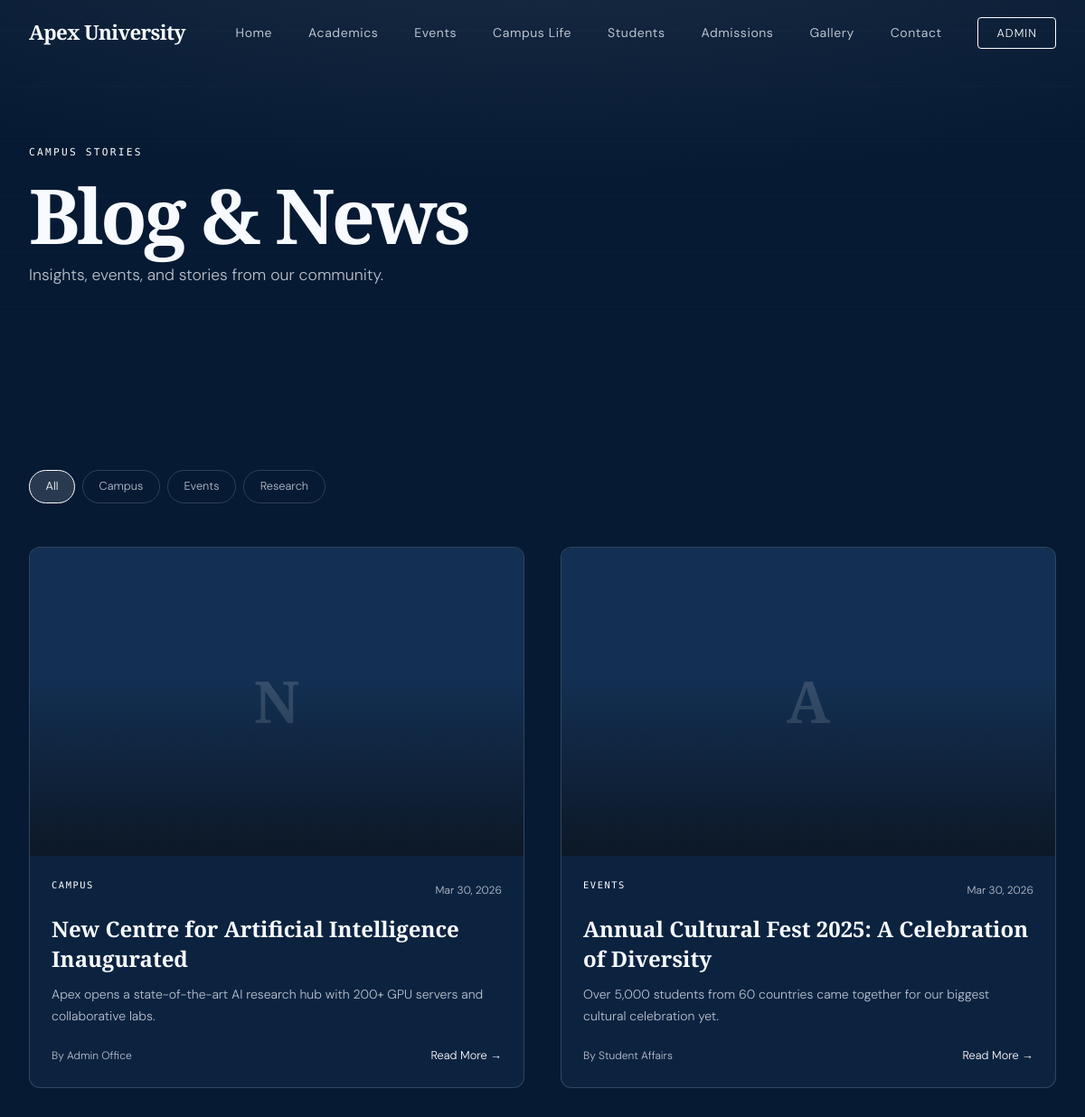
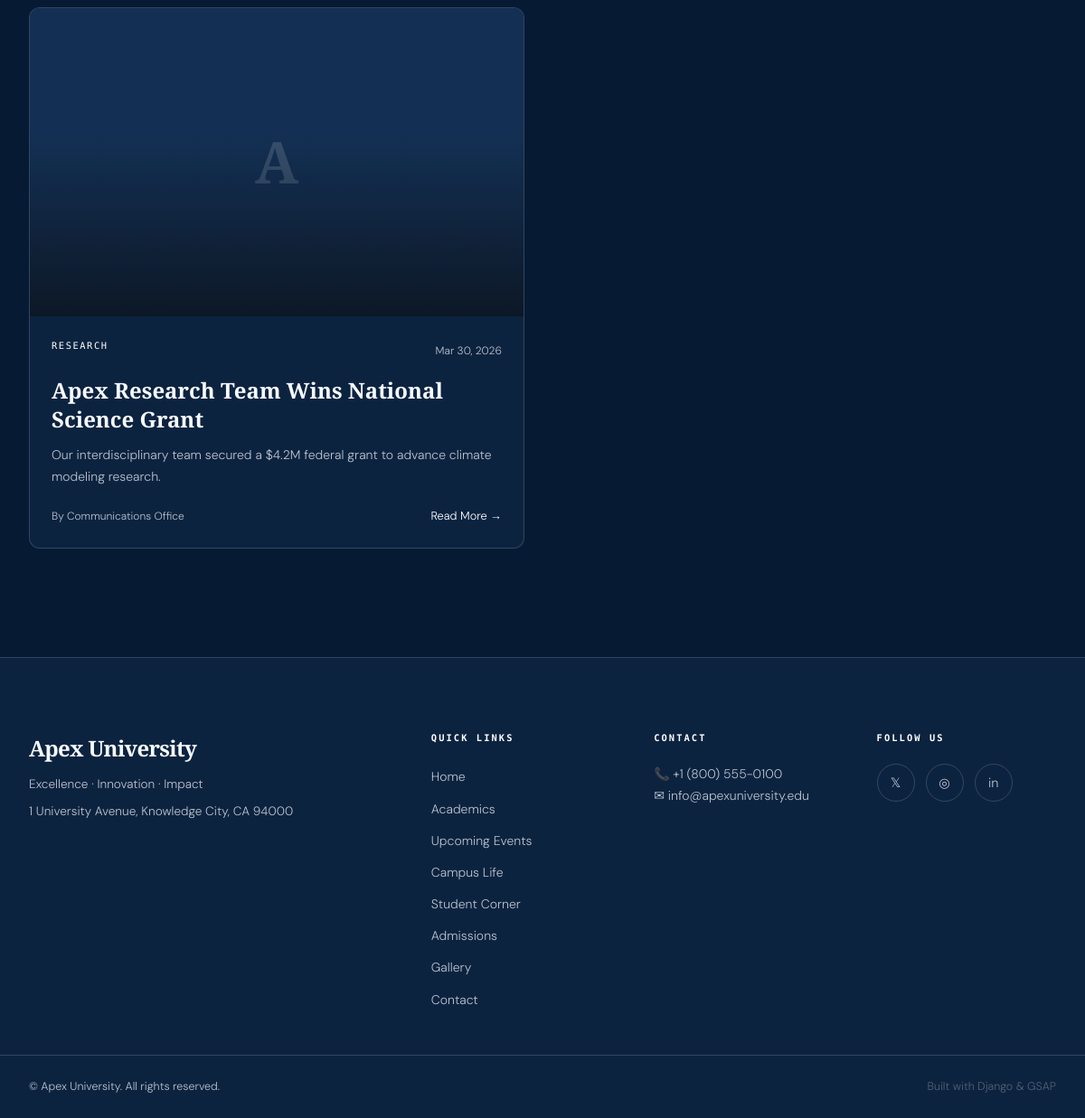
Screenshot of /blog/ with the database file from the repository (2 pictures, top to bottom).
### core/models.py (models this page shows, shortened)
class SiteSettings(models.Model):
    college_name = models.CharField(max_length=200, default="Apex University")
    tagline = models.CharField(max_length=300, blank=True)
    logo = models.ImageField(upload_to='site/', blank=True, null=True)
    footer_text = models.TextField(blank=True)
    phone = models.CharField(max_length=50, blank=True)
    email = models.EmailField(blank=True)
    address = models.TextField(blank=True)
    facebook_url = models.URLField(blank=True)
    twitter_url = models.URLField(blank=True)
    instagram_url = models.URLField(blank=True)
    linkedin_url = models.URLField(blank=True)
    youtube_url = models.URLField(blank=True)
    class Meta:
        verbose_name = "Site Settings"
        verbose_name_plural = "Site Settings"

class Blog(models.Model):
    title = models.CharField(max_length=300)
    slug = models.SlugField(unique=True, help_text="URL-friendly identifier (auto or manual)")
    excerpt = models.TextField(max_length=500, blank=True, help_text="Short preview text for listing page")
    content = models.TextField(help_text="Full blog post content (supports HTML)")
    image = models.ImageField(upload_to='blog/', blank=True, null=True)
    author = models.CharField(max_length=100, default="Admin")
    category = models.CharField(max_length=100, blank=True, help_text="e.g. Events, Research, Campus Life")
    is_published = models.BooleanField(default=True)
    created_at = models.DateTimeField(default=timezone.now)
    updated_at = models.DateTimeField(auto_now=True)
    class Meta:
        ordering = ['-created_at']
        verbose_name = "Blog Post"
        verbose_name_plural = "Blog Posts"
    def get_absolute_url(self):
        from django.urls import reverse
        return reverse('blog_detail', kwargs={'slug': self.slug})

### core/views.py (the view)
# urls.py: path('blog/', views.blog_list, name='blog_list'),
def blog_list(request):
    all_blogs = Blog.objects.filter(is_published=True)
    categories = Blog.objects.filter(is_published=True).values_list('category', flat=True).distinct()
    site = get_site_settings()
    category = request.GET.get('category', '')
    if category:
        all_blogs = all_blogs.filter(category=category)
    context = {
        'blogs': all_blogs,
        'categories': [c for c in categories if c],
        'active_category': category,
        'site': site,
        'page': 'blog',
    }
    return render(request, 'core/blog_list.html', context)

### core/views.py (called while the page is built)
def get_site_settings():
    return SiteSettings.objects.first()

### core/templates/core/blog_list.html (shortened to what this page needs)
{% extends 'core/base.html' %}
{% load static %}
{% block content %}
<section class="page-hero" aria-label="Blog">
  <div class="page-hero-content">
    <div class="section-label">Campus Stories</div>
    <h1 class="page-hero-title">Blog &amp; News</h1>
    <p class="page-hero-sub">Insights, events, and stories from our community.</p>
  </div>
  <div class="page-hero-bg" aria-hidden="true"></div>
</section>
<section class="blog-list-section section">
  <div class="container">
    {% if categories %}
    <div class="filter-bar reveal-element" role="group" aria-label="Filter by category">
      <a href="{% url 'blog_list' %}" class="filter-btn {% if not active_category %}active{% endif %}">All</a>
      {% for cat in categories %}
        <a href="?category={{ cat }}" class="filter-btn {% if active_category == cat %}active{% endif %}">{{ cat }}</a>
      {% endfor %}
    </div>
    {% endif %}
    {% if blogs %}
      <div class="blog-list-grid">
        {% for post in blogs %}
        <article class="blog-card blog-card--large reveal-element" style="--card-delay: {{ forloop.counter0|add:'0' }};">
          <a href="{{ post.get_absolute_url }}" class="blog-card-link" tabindex="-1" aria-hidden="true">
            <div class="blog-card-image">
              {% if post.image %}
                <img src="{{ post.image.url }}" alt="{{ post.title }}" loading="lazy" />
              {% else %}
                <div class="blog-card-placeholder" aria-hidden="true">
                  <span>{{ post.title|first }}</span>
                </div>
              {% endif %}
              <div class="blog-card-overlay" aria-hidden="true"></div>
            </div>
          </a>
          <div class="blog-card-body">
            <div class="blog-card-meta-top">
              {% if post.category %}
                <span class="blog-category">{{ post.category }}</span>
              {% endif %}
              <time datetime="{{ post.created_at|date:'Y-m-d' }}">{{ post.created_at|date:"M d, Y" }}</time>
            </div>
            <h2 class="blog-card-title">
              <a href="{{ post.get_absolute_url }}">{{ post.title }}</a>
            </h2>
            <p class="blog-card-excerpt">
              {% if post.excerpt %}{{ post.excerpt }}{% else %}{{ post.content|striptags|truncatechars:160 }}{% endif %}
            </p>
            <div class="blog-card-footer">
              <span class="blog-author">By {{ post.author }}</span>
              <a href="{{ post.get_absolute_url }}" class="read-more-link">Read More →</a>
            </div>
          </div>
        </article>
        {% endfor %}
      </div>
    {% else %}
      <div class="empty-state">
        <p>No blog posts found. {% if active_category %}<a href="{% url 'blog_list' %}">Clear filter</a>{% else %}Check back soon!{% endif %}</p>
      </div>
    {% endif %}
  </div>
</section>
{% endblock %}

### core/templates/core/base.html (shortened to what this page needs)
{% load static %}
<!DOCTYPE html>
<html lang="en">
<head>
  <link rel="stylesheet" href="{% static 'core/css/main.css' %}" />
</head>
<body class="dark-theme">
  <header id="navbar" class="navbar" role="banner">
    <nav class="nav-container" aria-label="Main navigation">
      <a href="{% url 'home' %}" class="nav-logo" aria-label="Homepage">
        {% if site and site.logo %}
          <img src="{{ site.logo.url }}" alt="{{ site.college_name }}" />
        {% else %}
          <span class="logo-text">{% if site %}{{ site.college_name }}{% else %}APEX{% endif %}</span>
        {% endif %}
      </a>
      <ul class="nav-links" role="list">
        <li><a href="{% url 'home' %}#hero" class="nav-link {% if page == 'home' %}active{% endif %}">Home</a></li>
        <li><a href="{% url 'academics' %}" class="nav-link {% if page == 'academics' %}active{% endif %}">Academics</a></li>
        <li><a href="{% url 'events' %}" class="nav-link {% if page == 'events' %}active{% endif %}">Events</a></li>
        <li><a href="{% url 'campus_life' %}" class="nav-link {% if page == 'campus_life' %}active{% endif %}">Campus Life</a></li>
        <li><a href="{% url 'student_corner' %}" class="nav-link {% if page == 'student_corner' %}active{% endif %}">Students</a></li>
        <li><a href="{% url 'admissions' %}" class="nav-link {% if page == 'admissions' %}active{% endif %}">Admissions</a></li>
        <li><a href="{% url 'gallery' %}" class="nav-link {% if page == 'gallery' %}active{% endif %}">Gallery</a></li>
        <li><a href="{% url 'contact' %}" class="nav-link {% if page == 'contact' %}active{% endif %}">Contact</a></li>
        <li><a href="/admin/" class="nav-cta" target="_blank" rel="noopener">Admin</a></li>
      </ul>
    </nav>
  </header>
  <main id="main-content">
    {% block content %}{% endblock %}
  </main>
  <footer class="footer" role="contentinfo">
    <div class="footer-container">
      <div class="footer-brand">
        <p class="footer-name">{% if site %}{{ site.college_name }}{% else %}Apex University{% endif %}</p>
        {% if site and site.tagline %}
          <p class="footer-tagline">{{ site.tagline }}</p>
        {% endif %}
        {% if site and site.address %}
          <p class="footer-address">{{ site.address }}</p>
        {% endif %}
      </div>
      <div class="footer-links">
        <h4 class="footer-heading">Quick Links</h4>
        <ul>
          <li><a href="{% url 'home' %}">Home</a></li>
          <li><a href="{% url 'academics' %}">Academics</a></li>
          <li><a href="{% url 'events' %}">Upcoming Events</a></li>
          <li><a href="{% url 'campus_life' %}">Campus Life</a></li>
          <li><a href="{% url 'student_corner' %}">Student Corner</a></li>
          <li><a href="{% url 'admissions' %}">Admissions</a></li>
          <li><a href="{% url 'gallery' %}">Gallery</a></li>
          <li><a href="{% url 'contact' %}">Contact</a></li>
        </ul>
      </div>
      <div class="footer-contact">
        <h4 class="footer-heading">Contact</h4>
        {% if site %}
          {% if site.phone %}<p>📞 {{ site.phone }}</p>{% endif %}
          {% if site.email %}<p>✉ {{ site.email }}</p>{% endif %}
        {% else %}
          <p>✉ info@apexuniversity.edu</p>
        {% endif %}
      </div>
      <div class="footer-social">
        <h4 class="footer-heading">Follow Us</h4>
        <div class="social-icons">
          {% if site %}
            {% if site.twitter_url %}<a href="{{ site.twitter_url }}" target="_blank" rel="noopener" aria-label="Twitter">𝕏</a>{% endif %}
            {% if site.instagram_url %}<a href="{{ site.instagram_url }}" target="_blank" rel="noopener" aria-label="Instagram">◎</a>{% endif %}
            {% if site.linkedin_url %}<a href="{{ site.linkedin_url }}" target="_blank" rel="noopener" aria-label="LinkedIn">in</a>{% endif %}
          {% else %}
            <a href="#" aria-label="Instagram">◎</a>
            <a href="#" aria-label="LinkedIn">in</a>
            <a href="#" aria-label="Twitter">𝕏</a>
          {% endif %}
        </div>
      </div>
    </div>
    <div class="footer-bottom">
      <p>©  {% if site %}{{ site.college_name }}{% else %}Apex University{% endif %}. All rights reserved.</p>
      <p class="footer-credit">Built with Django &amp; GSAP</p>
    </div>
  </footer>
</body>
</html>

### rows the page displays
SiteSettings: college_name "Apex University", tagline "Excellence · Innovation · Impact", address "1 University Avenue, Knowledge City, CA 94000", phone "+1 (800) 555-0100", email "info@apexuniversity.edu"
Blog: title|first "N", category "CAMPUS", created_at "Mar 30, 2026", title "New Centre for Artificial Intelligence Inaugurated", excerpt "Apex opens a state-of-the-art AI research hub with 200+ GPU servers and collaborative labs.", author "Admin Office"
Blog: title|first "A", category "EVENTS", created_at "Mar 30, 2026", title "Annual Cultural Fest 2025: A Celebration of Diversity", excerpt "Over 5,000 students from 60 countries came together for our biggest cultural celebration yet.", author "Student Affairs"
Blog: title|first "A", category "RESEARCH", created_at "Mar 30, 2026", title "Apex Research Team Wins National Science Grant", excerpt "Our interdisciplinary team secured a $4.2M federal grant to advance climate modeling research.", author "Communications Office"

### other values shown
{{ cat }} "Campus" "Events" "Research"
